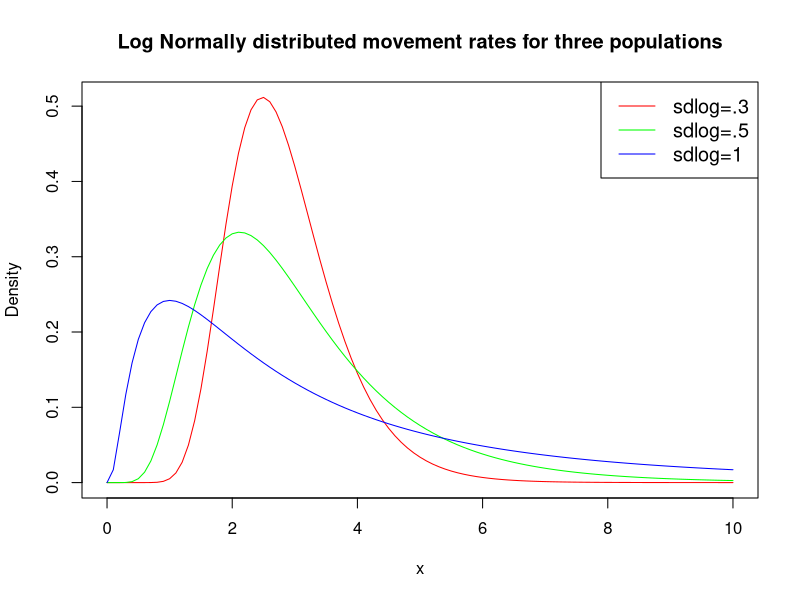
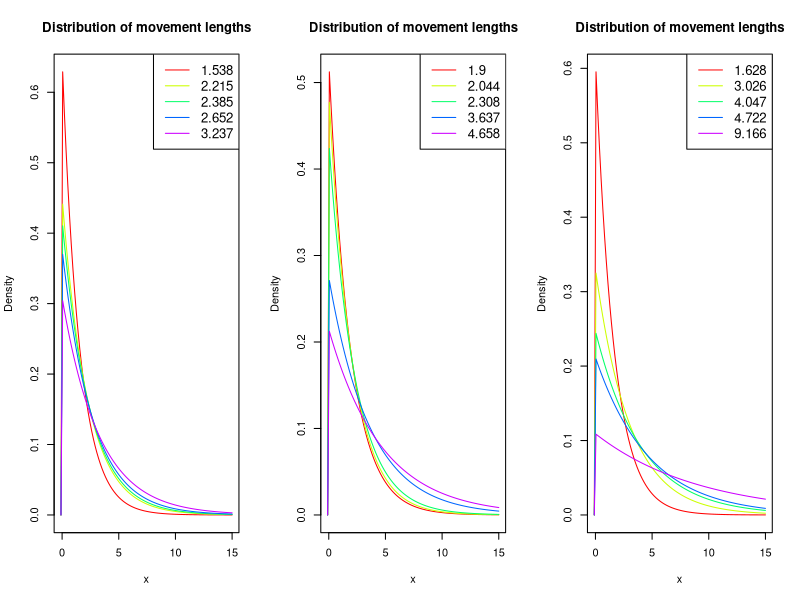
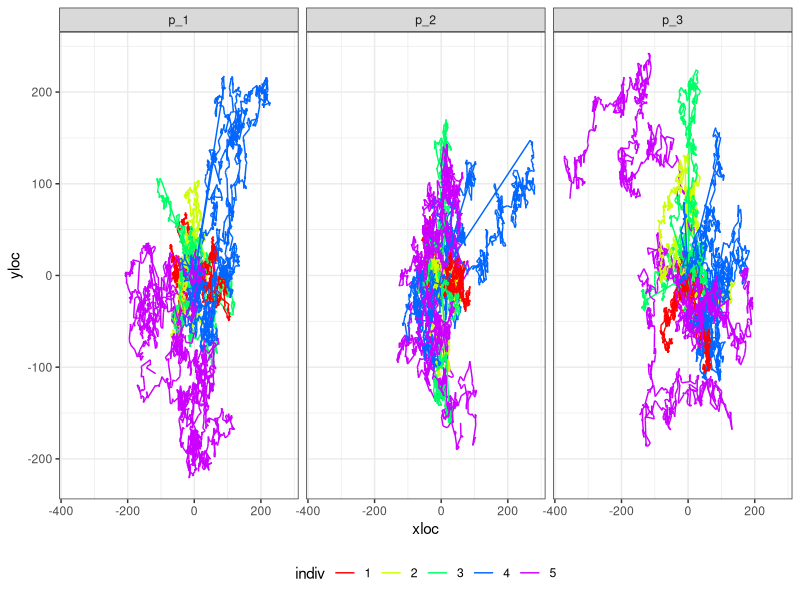
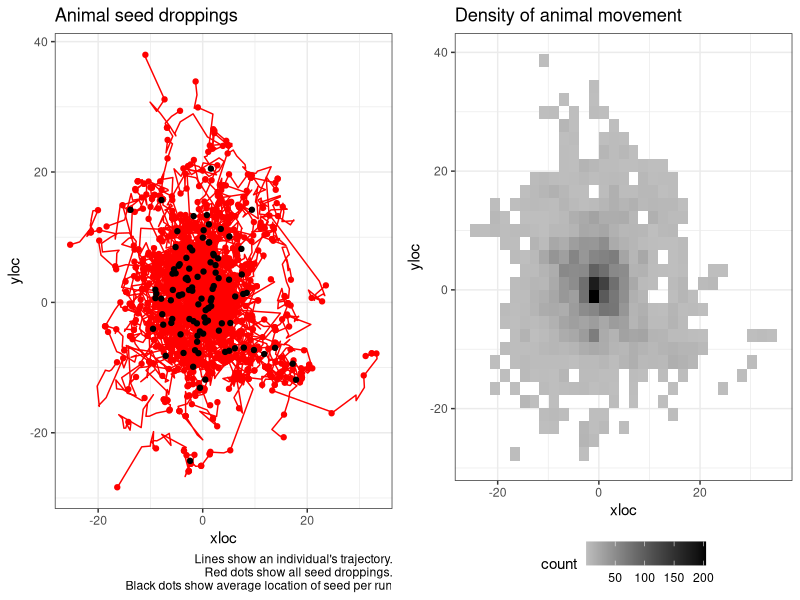
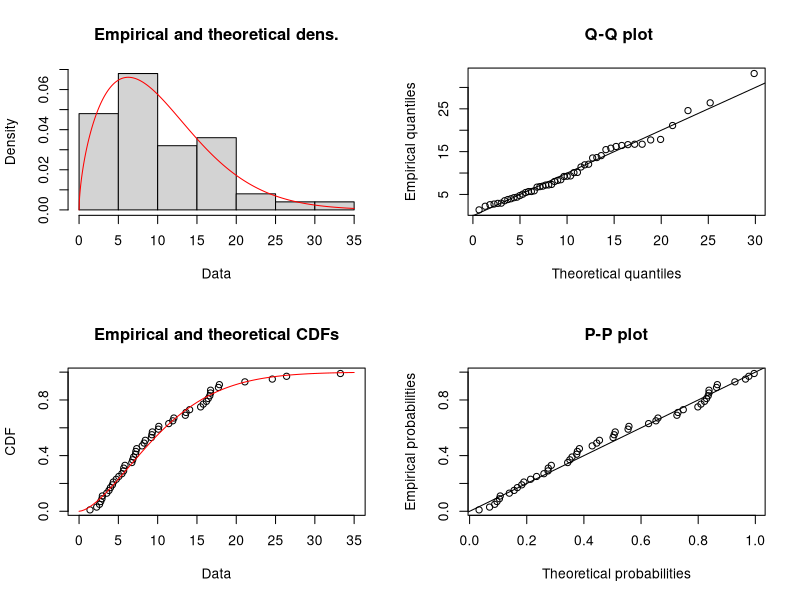
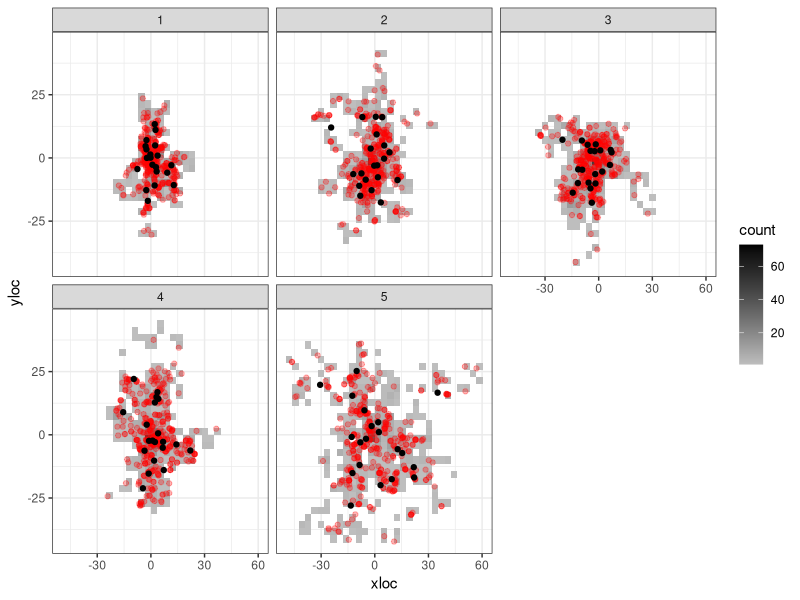
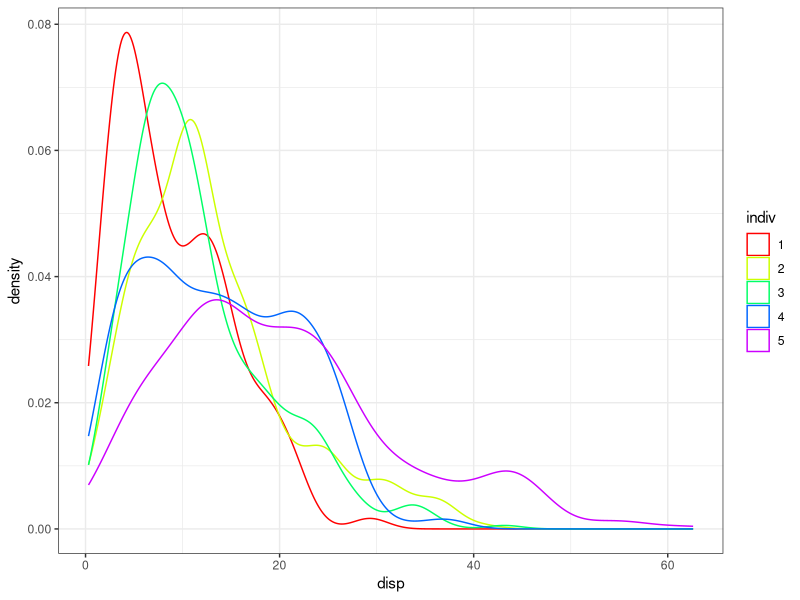
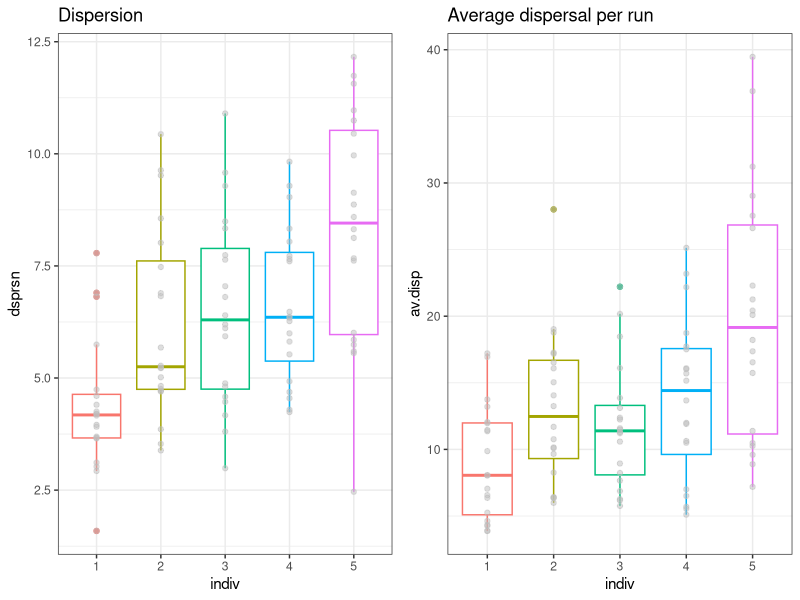

These figures' R source, in order:
## ---- chunk 1
knitr::opts_chunk$set(echo = FALSE, message = FALSE, warning = FALSE)
knitr::opts_chunk$set(fig.width=12, fig.height=6) 
## ---- chunk 2
library(dplyr)
library(tidyr)
library(ggplot2)
library(cowplot)
library(fitdistrplus)
library(Hmisc)
## ---- chunk 3
set.seed(98)

av.mov.rate <- 1
max.x <- 10

mycols <- c("red", "green", "blue")
#create density plots
curve(dlnorm(x, meanlog=av.mov.rate, sdlog=0.3),
      from=0, to=max.x,
      col=mycols[1],
      main = 'Log Normally distributed movement rates for three populations', #add title
      ylab = 'Density', #change y-axis label
      )

curve(dlnorm(x, meanlog=av.mov.rate, sdlog=0.5), 
      from=0, to=max.x,
      col=mycols[2], add=TRUE)

curve(dlnorm(x, meanlog=av.mov.rate, sdlog=1), 
      from=0, to=max.x,
      col=mycols[3], add=TRUE)

#add legend
legend("topright", legend=c("sdlog=.3", "sdlog=.5", "sdlog=1"),
       col=mycols, lty=1, cex=1.2)
## ---- chunk 4
n.individuals <- 5
m_1 <- sort(round(rlnorm(n.individuals, meanlog = av.mov.rate, sdlog = 0.3),3))
m_2 <- sort(round(rlnorm(n.individuals, meanlog = av.mov.rate, sdlog = 0.5),3))
m_3 <- sort(round(rlnorm(n.individuals, meanlog = av.mov.rate, sdlog = 1),3))
## ---- chunk 5

par(mfrow=c(1,3))
mycols <- rainbow(n.individuals, s=1)

range <- c(-0.1,max.x+5)
#create density plots
#########################################################################
# Fist population
curve(dexp(x, 1/m_1[1]), #notice rate for exponential is 1/movement rate.
      from=range[1], to=range[2], 
      col=mycols[1],
      main = 'Distribution of movement lengths', #add title
      ylab = 'Density', #change y-axis label
      xlab = "x"
      )
for(i in 2:5){
  curve(dexp(x, 1/m_1[i]), 
        from=range[1], to=range[2],
        col=mycols[i], add=TRUE)
}

#add legend
legend("topright", legend= m_1,
       col=mycols, lty=1, cex=1.2)
#########################################################################
# Second population
curve(dexp(x, 1/m_2[1]), #notice rate for exponential is 1/movement rate.
      from=range[1], to=range[2], 
      col=mycols[1],
      main = 'Distribution of movement lengths', #add title
      ylab = 'Density', #change y-axis label
      xlab = "x"
      )
for(i in 2:5){
  curve(dexp(x, 1/m_2[i]), 
        from=range[1], to=range[2],
        col=mycols[i], add=TRUE)
}

#add legend
legend("topright", legend= m_2,
       col=mycols, lty=1, cex=1.2)

#########################################################################
# Third population
curve(dexp(x, 1/m_3[1]), #notice rate for exponential is 1/movement rate.
      from=range[1], to=range[2], 
      col=mycols[1],
      main = 'Distribution of movement lengths', #add title
      ylab = 'Density', #change y-axis label
      xlab = "x"
      )
for(i in 2:5){
  curve(dexp(x, 1/m_3[i]), 
        from=range[1], to=range[2],
        col=mycols[i], add=TRUE)
}

#add legend
legend("topright", legend= m_3,
       col=mycols, lty=1, cex=1.2)
## ---- chunk 6
sim_movement <- function(prm, t = 1000, plot.it = TRUE, return.data.frame = FALSE){
  tru.rate <- round(prm, 3)
  movedist <- rexp(t, rate = 1/tru.rate)
  angle <- runif(t, min = 0, max = 360)
  distx <- movedist*cos(angle)
  xloc <- c(0, cumsum(distx))
  disty <- movedist*sin(angle)
  yloc <- c(0, cumsum(disty))
  animalTraj <- data.frame(time = 0:t, xloc = xloc, yloc = yloc)
  if(plot.it == TRUE){
    plot(x = xloc, y = yloc, type = "l", main = paste("Rate=",tru.rate))
  }
  if(return.data.frame == TRUE){
    return(animalTraj)
  }
}
## ---- chunk 7
nruns <- 3
m.data <- data.frame(m_1, m_2, m_3)

df <- NULL

for(m in 1:3){
  m.0 <- m.data[m]
  for(j in 1:n.individuals){
  for(k in 1:nruns){
  a <- sim_movement(m_2[j], plot.it = FALSE, return.data.frame = TRUE) %>% 
    mutate(indiv = as.factor(j),
           run = paste0("r_", k),
           pop.id = paste0("p_",m))
  df <- rbind.data.frame(df, a)
}
}
  
}


df %>% 
  ggplot(., aes(x = xloc, y=yloc, group = run, color = indiv)) +
  facet_wrap(~pop.id) +
  geom_path() +
  scale_color_manual(values = mycols) +
  theme_bw() +
  theme(legend.position = "bottom") +
  NULL
## ---- chunk 8
sim_seeds <- function(nseeds = 20, m.prms = NULL,...){
  grt <- round(rgamma(nseeds, shape = 4, scale = 5))
  t.grt <- max(grt)

  df <- sim_movement(m.prms, t = t.grt, plot.it = FALSE, return.data.frame = TRUE)

  df %>% 
    left_join(., data.frame(s.id = 1:nseeds, time = grt), by = "time") %>% 
    mutate(disp = sqrt(xloc^2+yloc^2)) -> df
  
  return(df)
}

summ_seeds <- function(df = NULL){
  df %>% 
  drop_na(s.id) %>% 
  mutate(xi = (mean(xloc)-xloc)^2,
         yi = (mean(yloc)-yloc)^2) %>% 
  summarise(x = mean(xloc),
            y = mean(yloc),
            av.disp = mean(disp),
            se.disp = sd(disp)/sqrt(n()),
            dsprsn = sum(sqrt(xi+yi))/n()) -> s.df
  return(s.df)
}

# a <- sim_seeds(m.prms = m_1[1])
# summ_seeds(a)
## ---- chunk 9
nruns <- 100
ex.i <- 1
df <- NULL
summ.df <- NULL

for(j in 1:ex.i){
  for(k in 1:nruns){
    a <- sim_seeds(m.prms = m_1[j]) %>% 
      mutate(indiv = as.factor(j),
             run = factor(paste0("r_", k), levels = paste0("r_", 1:nruns)))
    
    b <- summ_seeds(a) %>% 
      mutate(indiv = as.factor(j),
             run = factor(paste0("r_", k), levels = paste0("r_", 1:nruns)))
    
    df <- rbind.data.frame(df, a) 
    summ.df <- rbind.data.frame(summ.df, b) 
}
}
## ---- chunk 10

df %>% 
  ggplot(., aes(x = xloc, y=yloc, 
                group = run,
                color = indiv)) +
  # facet_wrap(~run) +
  geom_path() +
  scale_color_manual(values = mycols) +
  geom_point(data = df %>% drop_na(s.id), 
             aes(x = xloc, y = yloc)) +
  geom_point(data = summ.df, aes(x = x, y=y), color = "black") +
  theme_bw() +
  labs(title = "Animal seed droppings", caption = "Lines show an individual's trajectory.\n Red dots show all seed droppings.\n Black dots show average location of seed per run") +
  theme(legend.position = "none") -> p1
# p1

df %>% 
  ggplot(., aes(x = xloc, y = yloc)) +
  # stat_density_2d(aes(fill = ..level..), geom = "polygon", colour="white") +
  geom_bin2d() +
  # geom_hex() +
  # scale_fill_continuous(type = "viridis") +
  scale_fill_gradient(low = "grey", high = "black") +
  # geom_point(data = df %>% drop_na(s.id), 
  #            aes(x = xloc, y = yloc), color = mycols[ex.i], alpha = 0.3) +
  # geom_point(data = summ.df, aes(x = x, y=y), color = "black") +
  theme_bw() +
  theme(legend.position = "bottom") +
  labs(title = "Density of animal movement") -> p2
# p2

cowplot::plot_grid(p1, p2)
  
# summ.df %>% 
#   ggplot(., aes(y = dsprsn)) +
#   geom_boxplot()
# 
# summ.df %>% 
#   ggplot(., aes(x = av.disp)) +
#   geom_density(color = "blue") + # for the average dispersal per run
#   geom_density(data = df %>% drop_na(s.id),
#                  aes(x = disp)) + # for every seed
#   theme_bw()
## ---- chunk 11
# s.df <- df %>% drop_na(s.id)

s.df <- df %>% drop_na(s.id) %>% 
  sample_n(., 50)
  


g <- fitdist(s.df$disp, distr = "weibull")
## ---- chunk 12
summary(g)
plot(g)

# library(MASS)
# fitdistr(s.df$disp, densfun = "weibull")
## ---- chunk 13
nruns <- 20

df <- NULL
summ.df <- NULL

for(j in 1:n.individuals){
  for(k in 1:nruns){
    a <- sim_seeds(m.prms = m_1[j]) %>% 
      mutate(indiv = as.factor(j),
             run = factor(paste0("r_", k), levels = paste0("r_", 1:nruns)))
    
    b <- summ_seeds(a) %>% 
      mutate(indiv = as.factor(j),
             run = factor(paste0("r_", k), levels = paste0("r_", 1:nruns)))
    
    df <- rbind.data.frame(df, a) 
    summ.df <- rbind.data.frame(summ.df, b) 
}
}
## ---- chunk 14
df %>% 
  ggplot(., aes(x = xloc, y = yloc)) +
  facet_wrap(~indiv) +
  # stat_density_2d(aes(fill = ..level..), geom = "polygon", colour="white") +
  geom_bin2d() +
  # geom_hex() +
  # scale_fill_continuous(type = "viridis") +
  scale_fill_gradient(low = "grey", high = "black") +
  geom_point(data = df %>% drop_na(s.id),
             aes(x = xloc, y = yloc), color = "red", alpha = 0.3) +
  geom_point(data = summ.df, aes(x = x, y=y), color = "black") +
  theme_bw()
## ---- chunk 15
df %>% 
  drop_na(s.id) %>% 
  ggplot(., aes(x = disp, color = indiv)) +
  geom_density() +
  scale_color_manual(values = mycols) +
  theme_bw()

## ---- chunk 16
summ.df %>% 
  ggplot(., aes(y = dsprsn, x = indiv, color = indiv)) +
  geom_boxplot() +
  geom_point(color = "grey", alpha = 0.5) +
  labs(title = "Dispersion") +
  theme_bw() +
  theme(legend.position = "none") -> p1
# p1

summ.df %>% 
  ggplot(., aes(y = av.disp, x = indiv, color = indiv)) +
  geom_boxplot() +
  geom_point(color = "grey", alpha = 0.5) +
  labs(title = "Average dispersal per run") +
  theme_bw() +
  theme(legend.position = "none") -> p2
# p2

plot_grid(p1, p2)
## ---- chunk 17
n.boots <- 10
samp.size <- 30
weib.boot <- NULL

for(j in 1:n.boots){
      s.df <- df %>% drop_na(s.id) %>%
      group_by(indiv) %>%
      sample_n(., samp.size)
    
    # s.df <- df %>% drop_na(s.id)
    
    weib.fits <- NULL
    
    for(i in 1:n.individuals){
      dat <- s.df %>% 
        filter(indiv == i)
      #g <- fitdist(dat$disp, distr = "weibull", method = 'mle', lower = c(0,0))
      g <- fitdistr(dat$disp, densfun = "weibull", lower = c(0,0))
      prms.weib <- data.frame(est.shape = as.numeric(g$estimate[1]),
                              est.scale = as.numeric(g$estimate[2]),
                              loglik = g$loglik, indiv = i)
      weib.fits <- rbind.data.frame(weib.fits, prms.weib)
      # plot(g)
    }
    
    weib.boot <- rbind.data.frame(weib.boot, weib.fits %>% mutate(boot = j))
}

# weib.boot
## ---- chunk 18
weib.boot.pool <- NULL

for(j in 1:n.boots){
      s.df <- df %>% drop_na(s.id) %>%
      sample_n(., samp.size)

    
    g <- fitdistr(s.df$disp, densfun = "weibull", lower = c(0,0))
    
    prms.weib <- data.frame(est.shape = as.numeric(g$estimate[1]),
                              est.scale = as.numeric(g$estimate[2]),
                              loglik = g$loglik, indiv = 0)
    
    weib.boot.pool <- rbind.data.frame(weib.boot.pool, prms.weib %>% mutate(boot = j))
}

## ---- chunk 19

weib.boot %>% 
  rbind.data.frame(., weib.boot.pool) -> weib.boot

weib.boot %>% 
  ggplot(., aes(x = factor(indiv), y = est.shape, color = factor(indiv))) +
  geom_violin() +
  scale_color_manual(values = c("black", mycols)) +
  # geom_boxplot(width = 0.1) +
  # geom_point(color = "grey", alpha = 0.5) +
  stat_summary(fun.data=mean_sdl, mult=1, 
                 geom="pointrange", color="black") +
  labs(title = "Shape") +
  theme_bw() -> p1
# p1

weib.boot %>% 
  ggplot(., aes(x = factor(indiv), y = est.scale, color = factor(indiv))) +
  geom_violin() +
  scale_color_manual(values = c("black", mycols)) +
  #geom_boxplot(width = 0.1) +
  # geom_point() +
  stat_summary(fun.data=mean_sdl, mult=1, 
                 geom="pointrange", color="black") +
  labs(title = "Scale") +
  theme_bw() -> p2

plot_grid(p1, p2)
## ---- chunk 20
weib.curves <- NULL

for(i in 1:5){
  weib.boot %>% 
  filter(indiv == i) -> a

  b <- purrr::map(seq(1:nrow(a)), function(y)
    stat_function(fun = dweibull, args = list(scale = a$est.scale[y], shape = a$est.shape[y]), color = mycols[i], alpha = 0.3))
  
  weib.curves <- append(weib.curves, b)
}

weib.boot %>% 
  filter(indiv == 0) -> c
weib.curves.pool <- purrr::map(seq(1:nrow(a)), function(y)
    stat_function(fun = dweibull, args = list(scale = c$est.scale[y], shape = c$est.shape[y]), color = "black", alpha = 0.8))


# ggplot(data = data.frame(x = c(1, 60)), aes(x)) +
#   weib.curves +
#   ylab("Density") + xlab("Distance (m)") +
#   theme_bw()  +
#   theme(legend.position = c(0.7, 0.7),
#         legend.title = element_blank()) 
df %>%
  drop_na(s.id) %>% 
  ggplot(., aes(x = disp)) +
  geom_histogram(aes(y = ..density..), fill = "grey") +
  theme_bw() -> p
# p
# 
# p +
#   stat_function(fun = dweibull, args = list(scale = weib.boot$est.scale[1], shape = weib.boot$est.shape[1]), color = "red")

p + 
  weib.curves +
  weib.curves.pool
  

## ---- chunk 21

# For second population
df2 <- NULL
summ.df2 <- NULL

for(j in 1:n.individuals){
  for(k in 1:nruns){
    a <- sim_seeds(m.prms = m_2[j]) %>% 
      mutate(indiv = as.factor(j),
             run = factor(paste0("r_", k), levels = paste0("r_", 1:nruns)))
    
    b <- summ_seeds(a) %>% 
      mutate(indiv = as.factor(j),
             run = factor(paste0("r_", k), levels = paste0("r_", 1:nruns)))
    
    df2 <- rbind.data.frame(df2, a) 
    summ.df2 <- rbind.data.frame(summ.df2, b) 
  }
}

# #If we wanted to visualize 
# summ.df2 %>% 
#   ggplot(., aes(y = dsprsn, x = indiv, color = indiv)) +
#   geom_boxplot() +
#   geom_point(color = "grey", alpha = 0.5) +
#   labs(title = "Dispersion") +
#   theme_bw() +
#   theme(legend.position = "none") -> p1
# # p1
# 
# summ.df2 %>% 
#   ggplot(., aes(y = av.disp, x = indiv, color = indiv)) +
#   geom_boxplot() +
#   geom_point(color = "grey", alpha = 0.5) +
#   labs(title = "Average dispersal per run") +
#   theme_bw() +
#   theme(legend.position = "none") -> p2
# # p2
# 
# plot_grid(p1, p2)

########################################################
# Bootstrap for individuals
weib.boot2 <- NULL

for(j in 1:n.boots){
  s.df <- df2 %>% drop_na(s.id) %>%
    group_by(indiv) %>%
    sample_n(., samp.size)
  
  # s.df <- df %>% drop_na(s.id)
  
  weib.fits <- NULL
  
  for(i in 1:n.individuals){
    dat <- s.df %>% 
      filter(indiv == i)
    #g <- fitdist(dat$disp, distr = "weibull", method = 'mle', lower = c(0,0))
    g <- fitdistr(dat$disp, densfun = "weibull", lower = c(0,0))
    prms.weib <- data.frame(est.shape = as.numeric(g$estimate[1]),
                            est.scale = as.numeric(g$estimate[2]),
                            loglik = g$loglik, indiv = i)
    weib.fits <- rbind.data.frame(weib.fits, prms.weib)
    # plot(g)
  }
  
  weib.boot2 <- rbind.data.frame(weib.boot2, weib.fits %>% mutate(boot = j))
}

# Pooled bootstrap
weib.boot.pool2 <- NULL

for(j in 1:n.boots){
  s.df <- df2 %>% drop_na(s.id) %>%
    sample_n(., samp.size)
  
  
  g <- fitdistr(s.df$disp, densfun = "weibull", lower = c(0,0))
  
  prms.weib <- data.frame(est.shape = as.numeric(g$estimate[1]),
                          est.scale = as.numeric(g$estimate[2]),
                          loglik = g$loglik, indiv = 0)
  
  weib.boot.pool2 <- rbind.data.frame(weib.boot.pool2, prms.weib %>% mutate(boot = j))
}
## ---- chunk 22

# For Third population
df3 <- NULL
summ.df3 <- NULL

for(j in 1:n.individuals){
  for(k in 1:nruns){
    a <- sim_seeds(m.prms = m_3[j]) %>% 
      mutate(indiv = as.factor(j),
             run = factor(paste0("r_", k), levels = paste0("r_", 1:nruns)))
    
    b <- summ_seeds(a) %>% 
      mutate(indiv = as.factor(j),
             run = factor(paste0("r_", k), levels = paste0("r_", 1:nruns)))
    
    df3 <- rbind.data.frame(df3, a) 
    summ.df3 <- rbind.data.frame(summ.df3, b) 
  }
}

# #If we wanted to visualize 
# summ.df3 %>% 
#   ggplot(., aes(y = dsprsn, x = indiv, color = indiv)) +
#   geom_boxplot() +
#   geom_point(color = "grey", alpha = 0.5) +
#   labs(title = "Dispersion") +
#   theme_bw() +
#   theme(legend.position = "none") -> p1
# # p1
# 
# summ.df3 %>% 
#   ggplot(., aes(y = av.disp, x = indiv, color = indiv)) +
#   geom_boxplot() +
#   geom_point(color = "grey", alpha = 0.5) +
#   labs(title = "Average dispersal per run") +
#   theme_bw() +
#   theme(legend.position = "none") -> p2
# # p2
# 
# plot_grid(p1, p2)

########################################################
# Bootstrap for individuals
weib.boot3 <- NULL

for(j in 1:n.boots){
  s.df <- df3 %>% drop_na(s.id) %>%
    group_by(indiv) %>%
    sample_n(., samp.size)
  
  # s.df <- df %>% drop_na(s.id)
  
  weib.fits <- NULL
  
  for(i in 1:n.individuals){
    dat <- s.df %>% 
      filter(indiv == i)
    #g <- fitdist(dat$disp, distr = "weibull", method = 'mle', lower = c(0,0))
    g <- fitdistr(dat$disp, densfun = "weibull", lower = c(0,0))
    prms.weib <- data.frame(est.shape = as.numeric(g$estimate[1]),
                            est.scale = as.numeric(g$estimate[2]),
                            loglik = g$loglik, indiv = i)
    weib.fits <- rbind.data.frame(weib.fits, prms.weib)
    # plot(g)
  }
  
  weib.boot3 <- rbind.data.frame(weib.boot3, weib.fits %>% mutate(boot = j))
}

# Pooled bootstrap
weib.boot.pool3 <- NULL

for(j in 1:n.boots){
  s.df <- df3 %>% drop_na(s.id) %>%
    sample_n(., samp.size)
  
  
  g <- fitdistr(s.df$disp, densfun = "weibull", lower = c(0,0))
  
  prms.weib <- data.frame(est.shape = as.numeric(g$estimate[1]),
                          est.scale = as.numeric(g$estimate[2]),
                          loglik = g$loglik, indiv = 0)
  
  weib.boot.pool3 <- rbind.data.frame(weib.boot.pool3, prms.weib %>% mutate(boot = j))
}
## ---- chunk 23

weib.boot.pool %>% 
  mutate(popu = 1) %>% 
  bind_rows(., weib.boot.pool2 %>% 
              mutate(popu = 2)) %>% 
  bind_rows(., weib.boot.pool3 %>% 
              mutate(popu = 3)) -> weib.boot.pool

weib.boot.pool %>% 
  ggplot(., aes(x = factor(popu), y = est.shape, color = factor(popu))) +
  geom_violin() +
  # scale_color_manual(values = c("black", mycols)) +
  # geom_boxplot(width = 0.1) +
  # geom_point(color = "grey", alpha = 0.5) +
  stat_summary(fun.data=mean_sdl, mult=1, 
                 geom="pointrange", color="black") +
  labs(title = "Shape") +
  theme_bw() -> p1
# p1

weib.boot.pool %>% 
  ggplot(., aes(x = factor(popu), y = est.scale, color = factor(popu))) +
  geom_violin() +
  # scale_color_manual(values = c("black", mycols)) +
  #geom_boxplot(width = 0.1) +
  # geom_point() +
  stat_summary(fun.data=mean_sdl, mult=1, 
                 geom="pointrange", color="black") +
  labs(title = "Scale") +
  theme_bw() -> p2

plot_grid(p1, p2)
## ---- chunk 24
summ.df %>% 
  mutate(popu = 1) %>% 
  bind_rows(summ.df2 %>% 
              mutate(popu = 2)) %>% 
  bind_rows(., summ.df3 %>% 
              mutate(popu = 3)) %>% 
  ggplot(., aes(y = dsprsn, x = factor(popu), color = factor(popu))) +
  geom_boxplot() +
  geom_point(color = "grey", alpha = 0.5) +
  labs(title = "Dispersion") +
  theme_bw() +
  theme(legend.position = "none") -> p1
# p1

summ.df %>% 
  mutate(popu = 1) %>% 
  bind_rows(summ.df2 %>% 
              mutate(popu = 2)) %>% 
  bind_rows(., summ.df3 %>% 
              mutate(popu = 3)) %>% 
  ggplot(., aes(y = av.disp, x = factor(popu), color = factor(popu))) +
  geom_boxplot() +
  geom_point(color = "grey", alpha = 0.5) +
  labs(title = "Average dispersal per run") +
  theme_bw() +
  theme(legend.position = "none") -> p2
# p2

plot_grid(p1, p2)
